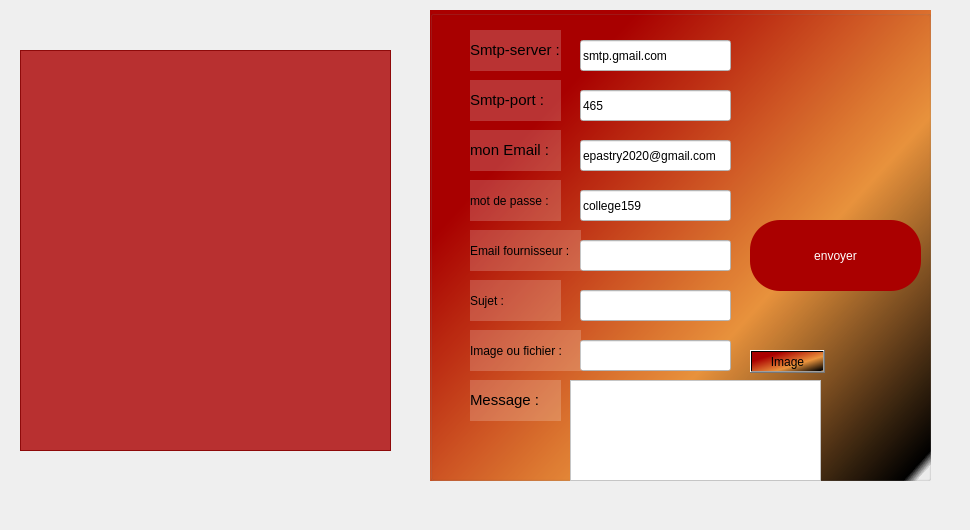
     <widget class="QWidget" name="tab_8">
      <attribute name="title">
       <string>Mailing</string>
      </attribute>
      <widget class="QLabel" name="label_18">
       <property name="geometry">
        <rect>
         <x>0</x>
         <y>-10</y>
         <width>961</width>
         <height>521</height>
        </rect>
       </property>
       <property name="styleSheet">
        <string notr="true">background-image: url(:/img/rs/ajoutempback.jpg);</string>
       </property>
       <property name="text">
        <string/>
       </property>
      </widget>
      <widget class="QTableView" name="tableView_mailing">
       <property name="geometry">
        <rect>
         <x>20</x>
         <y>50</y>
         <width>371</width>
         <height>401</height>
        </rect>
       </property>
       <property name="styleSheet">
        <string notr="true">background-color: rgb(170, 0, 0,80%);
font: 16pt &quot;MS Shell Dlg 2&quot;;
</string>
       </property>
      </widget>
      <widget class="QGroupBox" name="groupBox_3">
       <property name="geometry">
        <rect>
         <x>430</x>
         <y>10</y>
         <width>501</width>
         <height>471</height>
        </rect>
       </property>
       <property name="styleSheet">
        <string notr="true">background-color: qlineargradient(spread:pad, x1:0.176, y1:0.284091, x2:0.98995, y2:0.977, stop:0 rgba(170, 0, 0, 255), stop:0.55 rgba(235, 148, 61, 255), stop:0.98 rgba(0, 0, 0, 255), stop:1 rgba(0, 0, 0, 0));
font: 8pt &quot;MS Shell Dlg 2&quot;;</string>
       </property>
       <property name="title">
        <string/>
       </property>
       <widget class="QLabel" name="label_25">
        <property name="geometry">
         <rect>
          <x>40</x>
          <y>20</y>
          <width>91</width>
          <height>41</height>
         </rect>
        </property>
        <property name="styleSheet">
         <string notr="true">font: 10pt &quot;MS Shell Dlg 2&quot;;
background-color: rgb(255, 255, 255,20%);</string>
        </property>
        <property name="text">
         <string>&lt;html&gt;&lt;head/&gt;&lt;body&gt;&lt;p&gt;&lt;span style=&quot; font-size:11pt;&quot;&gt;Smtp-server :&lt;/span&gt;&lt;/p&gt;&lt;/body&gt;&lt;/html&gt;</string>
        </property>
       </widget>
       <widget class="QLineEdit" name="server">
        <property name="geometry">
         <rect>
          <x>150</x>
          <y>30</y>
          <width>151</width>
          <height>31</height>
         </rect>
        </property>
        <property name="styleSheet">
         <string notr="true">background-color: rgb(255, 255, 255);</string>
        </property>
        <property name="text">
         <string>smtp.gmail.com</string>
        </property>
       </widget>
       <widget class="QLineEdit" name="port">
        <property name="geometry">
         <rect>
          <x>150</x>
          <y>80</y>
          <width>151</width>
          <height>31</height>
         </rect>
        </property>
        <property name="styleSheet">
         <string notr="true">background-color: rgb(255, 255, 255);</string>
        </property>
        <property name="text">
         <string>465</string>
        </property>
       </widget>
       <widget class="QLabel" name="label_28">
        <property name="geometry">
         <rect>
          <x>40</x>
          <y>70</y>
          <width>91</width>
          <height>41</height>
         </rect>
        </property>
        <property name="styleSheet">
         <string notr="true">font: 10pt &quot;MS Shell Dlg 2&quot;;
background-color: rgb(255, 255, 255,20%);</string>
        </property>
        <property name="text">
         <string>&lt;html&gt;&lt;head/&gt;&lt;body&gt;&lt;p&gt;&lt;span style=&quot; font-size:11pt;&quot;&gt;Smtp-port :&lt;/span&gt;&lt;/p&gt;&lt;/body&gt;&lt;/html&gt;</string>
        </property>
       </widget>
       <widget class="QLineEdit" name="uname">
        <property name="geometry">
         <rect>
          <x>150</x>
          <y>130</y>
          <width>151</width>
          <height>31</height>
         </rect>
        </property>
        <property name="styleSheet">
         <string notr="true">background-color: rgb(255, 255, 255);</string>
        </property>
        <property name="text">
         <string>epastry2020@gmail.com</string>
        </property>
       </widget>
       <widget class="QLabel" name="label_29">
        <property name="geometry">
         <rect>
          <x>40</x>
          <y>120</y>
          <width>91</width>
          <height>41</height>
         </rect>
        </property>
        <property name="styleSheet">
         <string notr="true">font: 10pt &quot;MS Shell Dlg 2&quot;;
background-color: rgb(255, 255, 255,20%);</string>
        </property>
        <property name="text">
         <string>&lt;html&gt;&lt;head/&gt;&lt;body&gt;&lt;p&gt;&lt;span style=&quot; font-size:11pt;&quot;&gt;mon Email :&lt;/span&gt;&lt;/p&gt;&lt;/body&gt;&lt;/html&gt;</string>
        </property>
       </widget>
       <widget class="QLineEdit" name="paswd">
        <property name="geometry">
         <rect>
          <x>150</x>
          <y>180</y>
          <width>151</width>
          <height>31</height>
         </rect>
        </property>
        <property name="autoFillBackground">
         <bool>false</bool>
        </property>
        <property name="styleSheet">
         <string notr="true">background-color: rgb(255, 255, 255);</string>
        </property>
        <property name="inputMethodHints">
         <set>Qt::ImhHiddenText|Qt::ImhNoAutoUppercase|Qt::ImhNoPredictiveText|Qt::ImhSensitiveData</set>
        </property>
        <property name="text">
         <string>college159</string>
        </property>
       </widget>
       <widget class="QLabel" name="label_30">
        <property name="geometry">
         <rect>
          <x>40</x>
          <y>170</y>
          <width>91</width>
          <height>41</height>
         </rect>
        </property>
        <property name="styleSheet">
         <string notr="true">font: 10pt &quot;MS Shell Dlg 2&quot;;
background-color: rgb(255, 255, 255,20%);</string>
        </property>
        <property name="text">
         <string>mot de passe :</string>
        </property>
       </widget>
       <widget class="QLineEdit" name="rcpt">
        <property name="geometry">
         <rect>
          <x>150</x>
          <y>230</y>
          <width>151</width>
          <height>31</height>
         </rect>
        </property>
        <property name="styleSheet">
         <string notr="true">background-color: rgb(255, 255, 255);</string>
        </property>
       </widget>
       <widget class="QLabel" name="label_31">
        <property name="geometry">
         <rect>
          <x>40</x>
          <y>220</y>
          <width>111</width>
          <height>41</height>
         </rect>
        </property>
        <property name="styleSheet">
         <string notr="true">font: 10pt &quot;MS Shell Dlg 2&quot;;
background-color: rgb(255, 255, 255,20%);</string>
        </property>
        <property name="text">
         <string>Email fournisseur :</string>
        </property>
       </widget>
       <widget class="QLineEdit" name="subject">
        <property name="geometry">
         <rect>
          <x>150</x>
          <y>280</y>
          <width>151</width>
          <height>31</height>
         </rect>
        </property>
        <property name="styleSheet">
         <string notr="true">background-color: rgb(255, 255, 255);
font: 8pt &quot;MS Shell Dlg 2&quot;;</string>
        </property>
       </widget>
       <widget class="QLabel" name="label_32">
        <property name="geometry">
         <rect>
          <x>40</x>
          <y>270</y>
          <width>91</width>
          <height>41</height>
         </rect>
        </property>
        <property name="styleSheet">
         <string notr="true">font: 12pt &quot;MS Shell Dlg 2&quot;;
background-color: rgb(255, 255, 255,20%);</string>
        </property>
        <property name="text">
         <string>Sujet :</string>
        </property>
       </widget>
       <widget class="QLineEdit" name="file">
        <property name="geometry">
         <rect>
          <x>150</x>
          <y>330</y>
          <width>151</width>
          <height>31</height>
         </rect>
        </property>
        <property name="styleSheet">
         <string notr="true">background-color: rgb(255, 255, 255);</string>
        </property>
       </widget>
       <widget class="QLabel" name="label_33">
        <property name="geometry">
         <rect>
          <x>40</x>
          <y>320</y>
          <width>111</width>
          <height>41</height>
         </rect>
        </property>
        <property name="styleSheet">
         <string notr="true">font: 10pt &quot;MS Shell Dlg 2&quot;;
background-color: rgb(255, 255, 255,20%);</string>
        </property>
        <property name="text">
         <string>Image ou fichier :</string>
        </property>
       </widget>
       <widget class="QPushButton" name="browseBtn">
        <property name="geometry">
         <rect>
          <x>320</x>
          <y>340</y>
          <width>75</width>
          <height>23</height>
         </rect>
        </property>
        <property name="styleSheet">
         <string notr="true">font: 12pt &quot;MS Shell Dlg 2&quot;;</string>
        </property>
        <property name="text">
         <string>Image</string>
        </property>
       </widget>
       <widget class="QLabel" name="label_34">
        <property name="geometry">
         <rect>
          <x>40</x>
          <y>370</y>
          <width>91</width>
          <height>41</height>
         </rect>
        </property>
        <property name="styleSheet">
         <string notr="true">font: 10pt &quot;MS Shell Dlg 2&quot;;
background-color: rgb(255, 255, 255,20%);</string>
        </property>
        <property name="text">
         <string>&lt;html&gt;&lt;head/&gt;&lt;body&gt;&lt;p&gt;&lt;span style=&quot; font-size:11pt;&quot;&gt;Message :&lt;/span&gt;&lt;/p&gt;&lt;/body&gt;&lt;/html&gt;</string>
        </property>
       </widget>
       <widget class="QPushButton" name="sendBtn">
        <property name="geometry">
         <rect>
          <x>320</x>
          <y>210</y>
          <width>171</width>
          <height>71</height>
         </rect>
        </property>
        <property name="styleSheet">
         <string notr="true">font: 15pt &quot;MS Shell Dlg 2&quot;;
color: rgb(255, 255, 255);
background-color: rgb(170, 0, 0);
border-radius: 30px;</string>
        </property>
        <property name="text">
         <string>envoyer</string>
        </property>
        <property name="icon">
         <iconset resource="rs.qrc">
          <normaloff>:/img/rs/mailing.png</normaloff>:/img/rs/mailing.png</iconset>
        </property>
        <property name="iconSize">
         <size>
          <width>65</width>
          <height>65</height>
         </size>
        </property>
       </widget>
       <widget class="QPlainTextEdit" name="msg">
        <property name="geometry">
         <rect>
          <x>140</x>
          <y>370</y>
          <width>251</width>
          <height>101</height>
         </rect>
        </property>
        <property name="styleSheet">
         <string notr="true">background-color: rgb(255, 255, 255);</string>
        </property>
       </widget>
      </widget>
     </widget>
